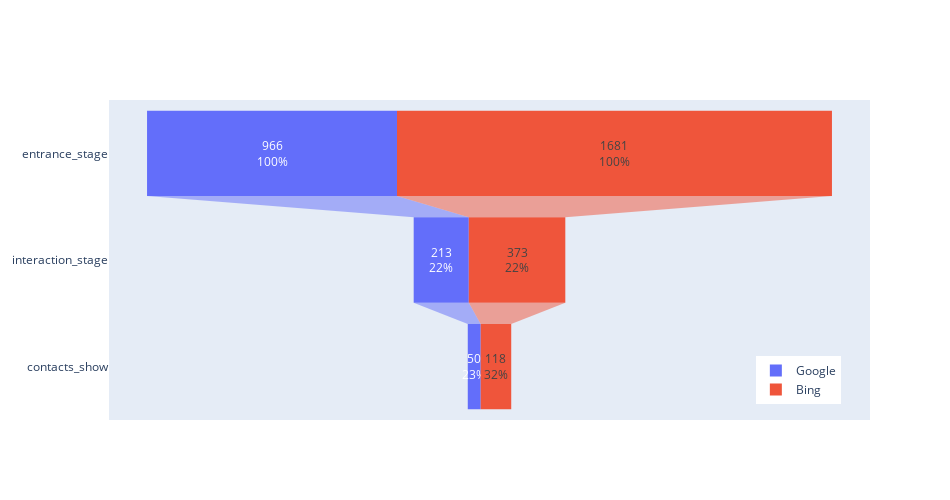

Source (notebook cell):
### Code cell
# graficamos los embudos para el flujo considerado
fig = go.Figure()

fig.add_trace(
    go.Funnel(
        name="Google",
        y=["entrance_stage", "interaction_stage", "contacts_show"],
        x=[
            entrance_stage_nusers_google,
            interaction_stage_nusers_google,
            contacts_show_nusers_google,
        ],
        textinfo="value+percent previous",
        constraintext="outside",
    )
)

fig.add_trace(
    go.Funnel(
        name="Bing",
        y=["entrance_stage", "interaction_stage", "contacts_show"],
        x=[
            entrance_stage_nusers_bing,
            interaction_stage_nusers_bing,
            contacts_show_nusers_bing,
        ],
        textinfo="value+percent previous",
        constraintext="outside",
    )
)

fig.update_layout(legend=dict(x=0.85, y=0.05), width=950, height=500)
fig.show()

### Figure 1 — Plotly figure (JSON) as saved in the notebook; plotly's stock layout.template omitted (floating-point values rounded to 4 significant figures)
{"data": [{"constraintext": "outside", "name": "Google", "textinfo": "value+percent previous", "type": "funnel", "x": [966, 213, 50], "y": ["entrance_stage", "interaction_stage", "contacts_show"]}, {"constraintext": "outside", "name": "Bing", "textinfo": "value+percent previous", "type": "funnel", "x": [1681, 373, 118], "y": ["entrance_stage", "interaction_stage", "contacts_show"]}], "layout": {"height": 500, "legend": {"x": 0.85, "y": 0.05}, "width": 950}}
